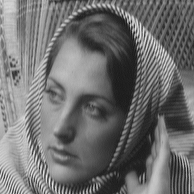
#> input picture teaching/optimization/cours_optim/TP/tp2_17-18/Code/Code/barb.bmp, 194 x 194 px
$ jupyter execute TP2.ipynb   (Python 2 division)
#> lines starting #> are read from the running program, lines starting #| are printed output that depends on the picture
### teaching/optimization/cours_optim/TP/tp2_17-18/Code/Code/tp2_tools.py
import numpy as np
import matplotlib.pyplot as plt
from skimage import transform
from compute_wavelet_filter import compute_wavelet_filter


# [15 lines left out: function upsampling, not called in this run]


def subsampling(x, d):
    # subsampling along dimension d by factor p=2
    p = 2
    if d == 1:
        y = x[::p, :]
    elif d == 2:
        y = x[:, ::p]
    else:
        raise Exception('Not implemented')
    return y


def rescale(f, a=0, b=1):
    """
        Rescale linearly the dynamic of a vector to fit within a range [a,b]
    """
    v = f.max() - f.min()
    g = (f - f.min()).copy()
    if v > 0:
        g = g * 1. / v
    return a * 1. + g * (b - a)


def load_image(name, n=-1, flatten=1, resc=1, grayscale=1):
    """
        Load an image from a file, rescale its dynamic to [0,1], turn it into a grayscale image
        and resize it to size n x n.
    """
#> called with name = 'barb.bmp', n = 32, flatten = 1, resc = 1, grayscale = 1
    f = plt.imread(name)
#> f is the input picture: shape (194, 194); min 14, max 236, mean 110.9
    # turn into normalized grayscale image
    if grayscale == 1:
        if (flatten == 1) and np.ndim(f) > 2:
            f = np.sum(f, axis=2)
    if resc == 1:
        f = rescale(f)
#> in rescale, `v = f.max() - f.min()`: v = 222
    # change the size of the image
    if n > 0:
        if np.ndim(f) == 2:
            f = transform.resize(f, [n, n], 1)
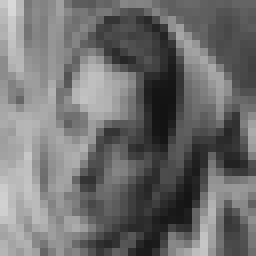
#> f: shape (32, 32) float64 (shown 8 times larger); min 0.0756, max 0.852, mean 0.437
        elif np.ndim(f) == 3:
            f = transform.resize(f, [n, n, f.shape[2]], 1)
    return f


def circshift1d(x, k):
    """
        Circularly shift a 1D vector
    """
    return np.roll(x, -k, axis=0)


def cconv(x, h, d):
    """
        Circular convolution along dimension d.
        h should be small and with odd size
    """
    if d == 2:
        # apply to transposed matrix
        return np.transpose(cconv(np.transpose(x), h, 1))
    y = np.zeros(x.shape)
    p = len(h)
    pc = int(round(float((p - 1) / 2)))
    for i in range(0, p):
        y = y + h[i] * circshift1d(x, i - pc)
    return y


# [5 lines left out: function reverse, not called in this run]


def perform_wavortho_transf(f, Jmin, dir, h):
    """
        perform_wavortho_transf - compute orthogonal wavelet transform

        fw = perform_wavortho_transf(f,Jmin,dir,options);

        You can give the filter in options.h.

        Works in 2D only.

        Copyright (c) 2014 Gabriel Peyre
    """

    n = f.shape[1]
    Jmax = int(np.log2(n) - 1)
    # compute g filter
    u = np.power(-np.ones(len(h) - 1), range(1, len(h)))
    # alternate +1/-1
    g = np.concatenate(([0], h[-1:0:-1] * u))

    if dir == 1:
        ### FORWARD ###
        fW = f.copy()
        for j in np.arange(Jmax, Jmin - 1, -1):
            A = fW[:2 ** (j + 1):, :2 ** (j + 1):]
            for d in np.arange(1, 3):
                Coarse = subsampling(cconv(A, h, d), d)
                Detail = subsampling(cconv(A, g, d), d)
                A = np.concatenate((Coarse, Detail), axis=d - 1)
            fW[:2 ** (j + 1):, :2 ** (j + 1):] = A
        return fW
    else:
        ### BACKWARD ###
        fW = f.copy()
        f1 = fW.copy()
        for j in np.arange(Jmin, Jmax + 1):
            A = f1[:2 ** (j + 1):, :2 ** (j + 1):]
            for d in np.arange(1, 3):
                if d == 1:
                    Coarse = A[:2**j:, :]
                    Detail = A[2**j: 2**(j + 1):, :]
                else:
                    Coarse = A[:, :2 ** j:]
                    Detail = A[:, 2 ** j:2 ** (j + 1):]
                Coarse = cconv(upsampling(Coarse, d), reverse(h), d)
                Detail = cconv(upsampling(Detail, d), reverse(g), d)
                A = Coarse + Detail
            f1[:2 ** (j + 1):, :2 ** (j + 1):] = A
        return f1


def noisy_observations(n=32, r_sparse=0.2, r_info=0.5):
    """
    Measurement function.

    Parameters:
    - n is the image size (n x n);
    - r_sparse is the ratio of non-zero coefficients (wavelet domain) of the
    signal x to recover;
    - r_info is the ratio between the size of y and the size of x.

    Return y, A,  where:
    - y is the vector of measurements;
    - A is the sensing matrix (we look for x such that y = Ax);
    """

    im = rescale(load_image("barb.bmp", n))
#> call 2 of rescale, with a = 0, b = 1
#> in rescale (call 2), `v = f.max() - f.min()`: v = 0.777
#> in rescale (call 2), `g = g * 1. / v`:
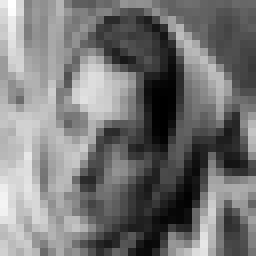
#> g: shape (32, 32) float64 (shown 8 times larger); min 0, max 1, mean 0.465

    h = compute_wavelet_filter("Daubechies", 4)

    # Compute the matrix of wavelet transform
    mask = np.zeros((n, n))
    A0 = []
    for i in range(n):
        for j in range(n):
            mask[i, j] = 1
            wt = perform_wavortho_transf(mask, 0, +1, h)
            A0.append(wt.ravel())
            mask[i, j] = 0
    A0 = np.asarray(A0)

    # Gaussian matrix x Wavelet transform (keep ratio r_info)
    G = np.random.randn(int(np.floor(n**2 * r_info)), n**2) / n
#    import pdb; pdb.set_trace()
    A = G.dot(A0)

    # Threshold the image (keep ratio r_sparse) and generate the measurements y
    # Same as x_true = A0.T.dot(im.flatten())
    x_true = perform_wavortho_transf(im, 0, +1, h).ravel()
#> x_true = 1024 values, max 14.88 at index 0, min -2.67 at index 2, mean 0.018
    thshol = np.sort(np.abs(x_true.ravel()))[int((1 - r_sparse) * n**2)]
#> thshol = 0.141
    x_true[np.abs(x_true) <= thshol] = 0
    y = A.dot(x_true)  # Vector of measurements
#> y = 512 values, max 1.26 at index 271, min -1.17 at index 467, mean 0.0501

    return y, A


# [68 lines left out: functions back_to_image, plot_image, total_variation_op, noisy_observation_inf, noisy_observation_nuclear, not called in this run]

### teaching/optimization/cours_optim/TP/tp2_17-18/Code/Code/compute_wavelet_filter.py
import numpy as np


def compute_wavelet_filter(type, par):
    """
        compute_wavelet_filter - Generate Orthonormal QMF Filter for Wavelet Transform


           [h,g] = compute_wavelet_filter(Type,Par)

         Inputs
           Type   string, 'Haar', 'Beylkin', 'Coiflet', 'Daubechies',
                  'Symmlet', 'Vaidyanathan','Battle'
           Par    integer, it is a parameter related to the support and vanishing
                  moments of the wavelets, explained below for each wavelet.

        Outputs
          h   low pass quadrature mirror filter
          g   high pass

         Description
           The Haar filter (which could be considered a Daubechies-2) was the
           first wavelet, though not called as such, and is discontinuous.

           The Beylkin filter places roots for the frequency response function
           close to the Nyquist frequency on the real axis.

           The Coiflet filters are designed to give both the mother and father
           wavelets 2*Par vanishing moments; here Par may be one of 1,2,3,4 or 5.

           The Daubechies filters are minimal phase filters that generate wavelets
           which have a minimal support for a given number of vanishing moments.
           They are indexed by their length, Par, which may be one of
           2,4,6,8,10,12,14,16,18 or 20. The number of vanishing moments is par/2.

           Symmlets are also wavelets within a minimum size support for a given
           number of vanishing moments, but they are as symmetrical as possible,
           as opposed to the Daubechies filters which are highly asymmetrical.
           They are indexed by Par, which specifies the number of vanishing
           moments and is equal to half the size of the support. It ranges
           from 4 to 10.

           The Vaidyanathan filter gives an exact reconstruction, but does not
           satisfy any moment condition.  The filter has been optimized for
           speech coding.

           The Battle-Lemarie filter generate spline orthogonal wavelet basis.
           The parameter Par gives the degree of the spline. The number of
           vanishing moments is Par+1.

        See Also
           FWT_PO, IWT_PO, FWT2_PO, IWT2_PO, WPAnalysis

        References
            The books by Daubechies and Wickerhauser.

        Warning : only Daubechies implemented for the moment !
    """

    if type == 'Daubechies':

        if par == 1:
            f = [1, 1] / np.sqrt(2)

        if par == 4:
            f = [.482962913145, .836516303738,
                 .224143868042, -.129409522551]

        if par == 6:
            f = [.332670552950, .806891509311,
                 .459877502118, -.135011020010,
                 -.085441273882, .035226291882]

        if par == 8:
            f = [.230377813309, .714846570553,
                 .630880767930, -.027983769417,
                 -.187034811719, .030841381836,
                 .032883011667, -.010597401785]

        if par == 10:
            f = [.160102397974, .603829269797, .724308528438,
                 .138428145901, -.242294887066, -.032244869585,
                 .077571493840, -.006241490213, -.012580751999,
                 .003335725285]

        if par == 12:
            f = [.111540743350, .494623890398, .751133908021,
                 .315250351709, -.226264693965, -.129766867567,
                 .097501605587, .027522865530, -.031582039317,
                 .000553842201, .004777257511, -.001077301085]

        if par == 14:
            f = [.077852054085, .396539319482, .729132090846,
                 .469782287405, -.143906003929, -.224036184994,
                 .071309219267, .080612609151, -.038029936935,
                 -.016574541631, .012550998556, .000429577973,
                 -.001801640704, .000353713800]

        if par == 16:
            f = [.054415842243, .312871590914, .675630736297,
                 .585354683654, -.015829105256, -.284015542962,
                 .000472484574, .128747426620, -.017369301002,
                 -.044088253931, .013981027917, .008746094047,
                 -.004870352993, -.000391740373, .000675449406,
                 -.000117476784]

        if par == 18:
            f = [.038077947364, .243834674613, .604823123690,
                 .657288078051, .133197385825, -.293273783279,
                 -.096840783223, .148540749338, .030725681479,
                 -.067632829061, .000250947115, .022361662124,
                 -.004723204758, -.004281503682, .001847646883,
                 .000230385764, -.000251963189, .000039347320]

        if par == 20:
            f = [.026670057901, .188176800078, .527201188932,
                 .688459039454, .281172343661, -.249846424327,
                 -.195946274377, .127369340336, .093057364604,
                 -.071394147166, -.029457536822, .033212674059,
                 .003606553567, -.010733175483, .001395351747,
                 .001992405295, -.000685856695, -.000116466855,
                 .000093588670, -.000013264203]

    else:
        raise ValueError("Wrong arguments, see comments for acceptable values")

    f = list(f / np.linalg.norm(f))

    if len(f) % 2 == 0:
        f = [0] + f

    return f

### teaching/optimization/cours_optim/TP/tp2_17-18/Code/Code/TP2.ipynb
   # TP2 : Minimisation par optimisation proximale

   ## Menu
   1. [Implémentation de ISTA](#ISTA)
   2. [Acquisition comprimée](#acqui)
   3. [Minimisation de la fonction max](#max)
   4. [Complétion de matrice de faible rang](#completion)

Dans ce TP on s'intéresse à des problèmes de minimisation **non-différentiable** en utilisant la théorie des opérateurs proximaux. La plupart des algorithmes présentés ici reposent sur la méthode d'éclatement, *splitting*.

En préambule on charge les paquets suivants.

[cell 1]
import numpy as np
import matplotlib.pyplot as plt

# Implémentation de ISTA
<a id="ISTA"></a>

L'algorithme Iterative Shrinkage-Thresholding Algorithm, ISTA, permet la minimisation de fonctions convexes via la technique d'éclatement. En effet si ${F = f + \lambda g}$ avec $f$ convexe et assez lisse et $g$ convexe, éventuellement non-différentiable, mais pour laquelle **on peut calculer le proximal** alors on peut mettre en place un algorithme alterné.
\begin{equation}
x_{k+1} = \operatorname{prox}_{\lambda g}^{\gamma}\lbrace x_k - \gamma \nabla f (x_k) \rbrace.
\end{equation}
On montre tout d'abord que pour $(\lambda, \gamma) \in \mathbb{R}_+^*$ on a
\begin{equation}
\operatorname{prox}_{\lambda g}^{\gamma} = \operatorname{prox}_{g}^{\lambda \gamma}
\end{equation}

**Preuve :**
Soit $x \in \mathbb{R}^d$.
On a
\begin{equation}
\begin{aligned}
\operatorname{prox}_{\lambda g}^{\gamma}(x) &= \operatorname{argmin} \lbrace \lambda g(y) + (2 \gamma)^{-1} \| y - x \|^2\rbrace \\
&= \operatorname{argmin} \lbrace g(y) + (2 \gamma \lambda)^{-1} \| y - x \|^2\rbrace \\
&= \operatorname{prox}_g^{\lambda \gamma}(x)
\end{aligned}
\end{equation}

Ci-dessous on présente l'implémentation de l'algorithme ISTA.

[cell 2]
# [31 lines left out: functions ista, ista_mat, not called in this run]

# Acquisition comprimée
<a id="acqui"></a>

Le problème d'**acquistion comprimée** (le plus souvent *compressed sensing* dans la littérature) est un problème classique en traitement du signal. Il s'agit de reconstruire un signal parcimonieux $x$ (i.e dont peu de composantes sont non nulles) via une représentation basse dimensionnelle $y$. Le problème s'écrit
\begin{equation}
F(x) = \| y - Ax \|_2^2 + \|x\|_1,
\end{equation}
avec $x \in \mathbb{R}^d$ et $y \in \mathbb{R}^p$ avec $p << d$.

[cell 3]
from tp2_tools import *
import warnings
warnings.filterwarnings('ignore')
from ista import ista

lambda_l1 = 1
y, A = noisy_observations()
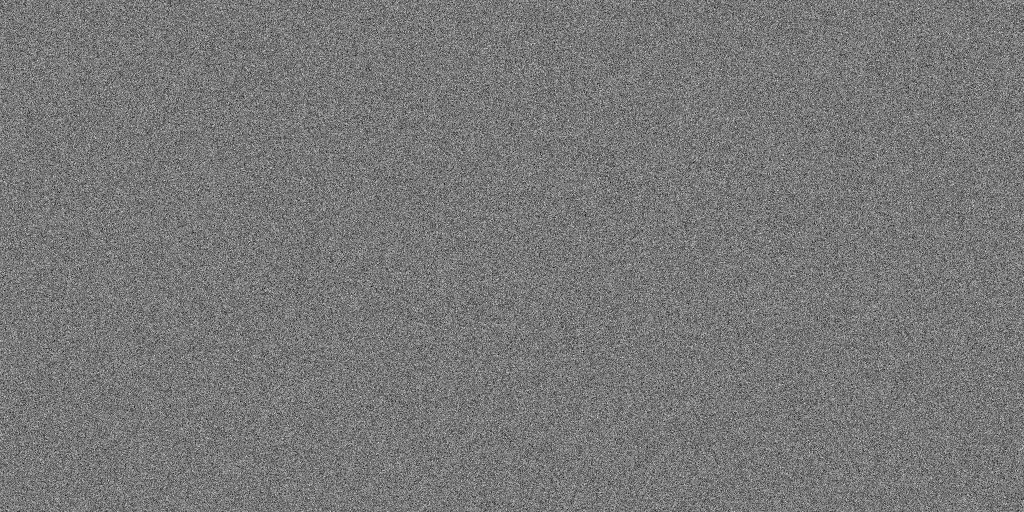
#> A: shape (512, 1024) float64; min -0.148, max 0.166, mean -1.3e-05; drawn with min black and max white

[cell 4]
def show_image(x):
    fig = plt.imshow(x)
    fig.set_cmap('gray')
    fig.axes.get_xaxis().set_visible(False)
    fig.axes.get_yaxis().set_visible(False)
    plt.show()

x_true = load_image("barb.bmp",256)
#> call 2 of load_image, with name = 'barb.bmp', n = 256, flatten = 1, resc = 1, grayscale = 1
#> in load_image (call 2), `f = transform.resize(f, [n, n], 1)`:
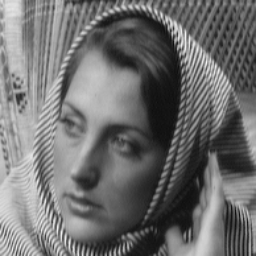
#> f: shape (256, 256) float64; min 0.0408, max 0.983, mean 0.437
show_image(x_true)

On a $f:x \ \mapsto \|A x - y \|^2$. On a bien une fonction de classe $C^1$ dont le gradient est donné par
\begin{equation}
\forall x \in \mathbb{R}, \nabla f (x) = 2 A^T (Ax-y).
\end{equation}

La seconde propriété est très intéressante. En effet, si la fonction dont on doit calculer le proximal est séparable en ses $d$ variables on est ramené à calculer $d$ problèmes proximaux unidimensionnels. Soit
\begin{equation}
h: \ x \mapsto \ \underset{i = 1}{\overset{d}{\sum}} h_i(x_i),
\end{equation}
avec $h_i$ convexe, sci et propre.
\begin{equation}
\begin{aligned}
\forall x \in \mathbb{R}^d, \operatorname{prox}_h^{\gamma}(x) &= \underset{y \in \mathbb{R}^d}{\operatorname{argmin}} \lbrace h(y) + (2\gamma)^{-1} \| y -x \|^2 \rbrace \\
&= \underset{y \in \mathbb{R}^d}{\operatorname{argmin}} \left\lbrace \underset{i=1}{\overset{d}{\sum}} h_i(y_i) + (2\gamma)^{-1} \underset{i=1}{\overset{d}{\sum}} (y_i - x_i)^2\right\rbrace \\
&= \underset{y \in \mathbb{R}^d}{\operatorname{argmin}} \left\lbrace \underset{i=1}{\overset{d}{\sum}} \left(h_i(y_i) + (2\gamma)^{-1} (y_i - x_i)^2\right)\right\rbrace \\
&= \left( \operatorname{prox}_{h_i}^{\gamma}(x_i) \right)_{i \in \lbrace 1,d \rbrace}
\end{aligned}
\end{equation}

Sous conditions on a
\begin{equation}
\partial \left( \underset{k=1}{\overset{n}{\sum}} f^k(x) \right) = \underset{k=1}{\overset{n}{\sum}}\partial f^k(x).
\end{equation}
On va démontrer la formule demandée dans le cas général. En effet
\begin{equation}
\begin{aligned}
& x^* = \underset{y \in \mathbb{R}^d}{\operatorname{argmin}} \left( f(y) + (2\gamma)^{-1} \| y - x \|^2 \right) \\
& \Leftrightarrow 0 \in \partial \left( f + (2 \gamma)^{-1} \|\cdot -x \|^2 \right)(x^*) \\
& \Leftrightarrow 0 \in \partial f(x^*) + \gamma^{-1}(x^* -x) \\
&\Leftrightarrow x^* \in x - \gamma \partial f(x^*).
\end{aligned}
\end{equation}
On a utilisé ici que la somme de sous-différentielles est la sous-différentielle de la somme *sous conditions*. Pour une preuve complète on consultera [ce cours](https://maunamn.wordpress.com/8-the-subdifferential-sum-rule/) (chapitres 6 et 8).
C'est la raison pour laquelle l'opérateur proximal proximal est parfois noté $\left(\operatorname{Id} + \gamma \partial f\right)^{-1}$. Il est bon de noter que si on note $x = x^k$ et $x^* = x^{k+1}$ on a
\begin{equation}
x^{k+1} \in x^k - \gamma \partial f(x^k).
\end{equation}
On retrouve un schéma de **descente de gradient**.
** Remarque : ** on peut prouver le résultat précédent sans utiliser la propriété de commutativité de la sous-différentielle et de la somme.
Le résultat énoncé ci-dessous est issu de *Convex Analysis and Monotone Operator Theory in Hilbert Spaces* (Bauschke & Combettes, 2011).
\begin{equation}
\forall y \in \mathbb{R}^d, f(\operatorname{prox}_f^{\gamma}(x)) - f(y) \ge \gamma^{-1} \langle y - \operatorname{prox}_f^{\gamma}(x), x - \operatorname{prox}_f^{\gamma}(x) \rangle.
\end{equation}
Cette équation est fondamentale et permet de démontrer que l'opérateur proximal est fermement non expansif.

Il s'agit maintenant d'appliquer nos résultats au cas unidimensionnel suivant
\begin{equation}
t^* \in u - \gamma \partial \phi(t^*),
\end{equation}
avec $\phi : \ t \mapsto \vert t \vert$.
Si $t>0$ alors $\phi$ est dérivable de dérivée $1$. Si $t<0$ alors $\phi$ est dérivable de dérivée $-1$.
\begin{equation} \forall t \in \mathbb{R}, \vert t \vert \ge a t \ \Leftrightarrow a \in \partial \phi (0). \end{equation}
Donc $\partial \phi(0) = [-1,1]$.
On obtient donc les conditions suivantes pour tout $u \in \mathbb{R}$.
\begin{equation}
\left\lbrace
\begin{aligned}
& t^* = u - \gamma \ \text{et} \ t^* > 0 \ \text{ou} \\
& t^* = u + \gamma \ \text{et} \ t^*<0 \ \text{ou} \\
&t^* = 0 \ \text{et} \ \vert u \vert \le \gamma
\end{aligned}
\right.
\end{equation}
Si $\vert u \vert \le \gamma$ aucune des deux premières conditions ne peut être vérifiée. On a donc $t^*=0$. Par contre si $u>\gamma$ on a $t^* = u - \gamma$ qui convient (et aucune des autres conditions), de même si $u<\gamma$ on a $t^* = u+ \gamma$ qui convient (et aucune des autres conditions). La fonction obtenue est appelée la fonction **seuillage mou** (dans la littérature on trouve souvent *soft-thresholding*).

**Remarque :** en se rappelant que l'opérateur proximal est un pas dans la version non-différentiable de la descente de gradient à pas fixe $\gamma$ on obtient que dans un algorithme proximal ayant pour but de minimiser la norme $\ell^1$ les mises à jours sont faites *normalement* (i.e comme dans une descente de gradient différentiable). Par contre, dès que les composantes sont trop faibles, elles sont envoyées à $0$.

[cell 5]
"""
Created on Tue Mar 13 09:15:34 2018

@author: alain_durmus
"""

import numpy as np
import matplotlib.pyplot as plt
from tp2_tools import *
import warnings
warnings.filterwarnings('ignore')
from ista import ista

lambda_l1 = 1
y, A = noisy_observations(256)
#

def proxL1(x, gamma):
    eps = np.finfo(float).eps
    return np.fmax(0, 1 - gamma / np.fmax(eps, np.abs(x))) * x

# [6 lines left out: function grad_f_1, not called in this run]

def fun_total_1(x):
    return lambda_l1*np.linalg.norm(x, ord=1) + (1./2)*np.linalg.norm(A.dot(x)-y)**2

dim = A.shape[1]

x_final_ista, fun_iterate_ista = ista(dim, proxL1, grad_f_1, fun_total_1,lambda_l1, n_it=1)

print("||Ax-y||=", np.linalg.norm(A.dot(x_final_ista)-y))
